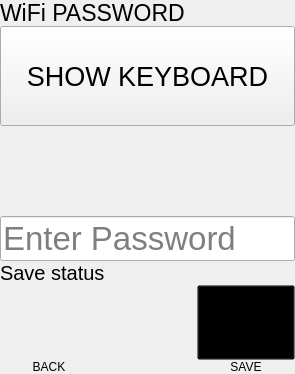
      <widget class="QWidget" name="wifiPasswordPage">
       <layout class="QVBoxLayout" name="verticalLayout_34">
        <property name="spacing">
         <number>0</number>
        </property>
        <property name="leftMargin">
         <number>0</number>
        </property>
        <property name="topMargin">
         <number>0</number>
        </property>
        <property name="rightMargin">
         <number>0</number>
        </property>
        <property name="bottomMargin">
         <number>0</number>
        </property>
        <item>
         <widget class="QLabel" name="label_25">
          <property name="font">
           <font>
            <pointsize>17</pointsize>
           </font>
          </property>
          <property name="text">
           <string>WiFi PASSWORD</string>
          </property>
         </widget>
        </item>
        <item>
         <widget class="QPushButton" name="showKeyboardButton">
          <property name="minimumSize">
           <size>
            <width>0</width>
            <height>100</height>
           </size>
          </property>
          <property name="font">
           <font>
            <pointsize>20</pointsize>
           </font>
          </property>
          <property name="text">
           <string>SHOW KEYBOARD</string>
          </property>
         </widget>
        </item>
        <item>
         <spacer name="verticalSpacer_6">
          <property name="orientation">
           <enum>Qt::Vertical</enum>
          </property>
          <property name="sizeHint" stdset="0">
           <size>
            <width>20</width>
            <height>90</height>
           </size>
          </property>
         </spacer>
        </item>
        <item>
         <widget class="QLineEdit" name="lineEdit">
          <property name="font">
           <font>
            <pointsize>25</pointsize>
           </font>
          </property>
          <property name="placeholderText">
           <string>Enter Password</string>
          </property>
         </widget>
        </item>
        <item>
         <widget class="QLabel" name="label_23">
          <property name="font">
           <font>
            <pointsize>15</pointsize>
           </font>
          </property>
          <property name="text">
           <string>Save status</string>
          </property>
         </widget>
        </item>
        <item>
         <layout class="QHBoxLayout" name="horizontalLayout_15">
          <item>
           <widget class="QWidget" name="exitButton_8" native="true">
            <property name="sizePolicy">
             <sizepolicy hsizetype="Minimum" vsizetype="Minimum">
              <horstretch>0</horstretch>
              <verstretch>0</verstretch>
             </sizepolicy>
            </property>
            <property name="minimumSize">
             <size>
              <width>70</width>
              <height>0</height>
             </size>
            </property>
            <layout class="QVBoxLayout" name="verticalLayout_32">
             <property name="spacing">
              <number>0</number>
             </property>
             <property name="leftMargin">
              <number>0</number>
             </property>
             <property name="topMargin">
              <number>0</number>
             </property>
             <property name="rightMargin">
              <number>0</number>
             </property>
             <property name="bottomMargin">
              <number>0</number>
             </property>
             <item>
              <widget class="QWidget" name="exitButton_9" native="true">
               <property name="sizePolicy">
                <sizepolicy hsizetype="Minimum" vsizetype="Minimum">
                 <horstretch>0</horstretch>
                 <verstretch>0</verstretch>
                </sizepolicy>
               </property>
               <property name="minimumSize">
                <size>
                 <width>80</width>
                 <height>0</height>
                </size>
               </property>
               <layout class="QVBoxLayout" name="verticalLayout_33">
                <property name="spacing">
                 <number>0</number>
                </property>
                <property name="leftMargin">
                 <number>0</number>
                </property>
                <property name="topMargin">
                 <number>0</number>
                </property>
                <property name="rightMargin">
                 <number>0</number>
                </property>
                <property name="bottomMargin">
                 <number>0</number>
                </property>
                <item>
                 <widget class="QPushButton" name="exitWifipassButton">
                  <property name="sizePolicy">
                   <sizepolicy hsizetype="Expanding" vsizetype="Maximum">
                    <horstretch>0</horstretch>
                    <verstretch>0</verstretch>
                   </sizepolicy>
                  </property>
                  <property name="minimumSize">
                   <size>
                    <width>0</width>
                    <height>75</height>
                   </size>
                  </property>
                  <property name="maximumSize">
                   <size>
                    <width>16777215</width>
                    <height>16777215</height>
                   </size>
                  </property>
                  <property name="styleSheet">
                   <string notr="true">background: transparent;</string>
                  </property>
                  <property name="text">
                   <string/>
                  </property>
                  <property name="icon">
                   <iconset resource="resource.qrc">
                    <normaloff>:/image_resources/image_resources/back_icon.png</normaloff>:/image_resources/image_resources/back_icon.png</iconset>
                  </property>
                  <property name="iconSize">
                   <size>
                    <width>32</width>
                    <height>32</height>
                   </size>
                  </property>
                  <property name="default">
                   <bool>false</bool>
                  </property>
                  <property name="flat">
                   <bool>true</bool>
                  </property>
                 </widget>
                </item>
                <item>
                 <widget class="QLabel" name="label_26">
                  <property name="sizePolicy">
                   <sizepolicy hsizetype="Preferred" vsizetype="Minimum">
                    <horstretch>0</horstretch>
                    <verstretch>0</verstretch>
                   </sizepolicy>
                  </property>
                  <property name="text">
                   <string>  BACK  </string>
                  </property>
                  <property name="alignment">
                   <set>Qt::AlignCenter</set>
                  </property>
                 </widget>
                </item>
               </layout>
              </widget>
             </item>
            </layout>
           </widget>
          </item>
          <item>
           <widget class="QWidget" name="selectButton_6" native="true">
            <property name="sizePolicy">
             <sizepolicy hsizetype="Preferred" vsizetype="Minimum">
              <horstretch>0</horstretch>
              <verstretch>0</verstretch>
             </sizepolicy>
            </property>
            <property name="minimumSize">
             <size>
              <width>70</width>
              <height>0</height>
             </size>
            </property>
            <layout class="QVBoxLayout" name="verticalLayout_31">
             <property name="spacing">
              <number>0</number>
             </property>
             <property name="sizeConstraint">
              <enum>QLayout::SetDefaultConstraint</enum>
             </property>
             <property name="leftMargin">
              <number>0</number>
             </property>
             <property name="topMargin">
              <number>0</number>
             </property>
             <property name="rightMargin">
              <number>0</number>
             </property>
             <property name="bottomMargin">
              <number>0</number>
             </property>
             <item>
              <spacer name="horizontalSpacer_3">
               <property name="orientation">
                <enum>Qt::Horizontal</enum>
               </property>
               <property name="sizeHint" stdset="0">
                <size>
                 <width>40</width>
                 <height>20</height>
                </size>
               </property>
              </spacer>
             </item>
            </layout>
           </widget>
          </item>
          <item>
           <widget class="QWidget" name="nextButton_5" native="true">
            <property name="sizePolicy">
             <sizepolicy hsizetype="Expanding" vsizetype="Minimum">
              <horstretch>0</horstretch>
              <verstretch>0</verstretch>
             </sizepolicy>
            </property>
            <property name="minimumSize">
             <size>
              <width>70</width>
              <height>0</height>
             </size>
            </property>
            <layout class="QVBoxLayout" name="verticalLayout_30">
             <property name="spacing">
              <number>0</number>
             </property>
             <property name="leftMargin">
              <number>0</number>
             </property>
             <property name="topMargin">
              <number>0</number>
             </property>
             <property name="rightMargin">
              <number>0</number>
             </property>
             <property name="bottomMargin">
              <number>0</number>
             </property>
             <item>
              <widget class="QPushButton" name="saveWifipassButton">
               <property name="sizePolicy">
                <sizepolicy hsizetype="Preferred" vsizetype="Maximum">
                 <horstretch>0</horstretch>
                 <verstretch>0</verstretch>
                </sizepolicy>
               </property>
               <property name="minimumSize">
                <size>
                 <width>0</width>
                 <height>75</height>
                </size>
               </property>
               <property name="styleSheet">
                <string notr="true">background: transparent;</string>
               </property>
               <property name="text">
                <string/>
               </property>
               <property name="icon">
                <iconset resource="resource.qrc">
                 <normaloff>:/image_resources/image_resources/save-icon.png</normaloff>:/image_resources/image_resources/save-icon.png</iconset>
               </property>
               <property name="iconSize">
                <size>
                 <width>32</width>
                 <height>32</height>
                </size>
               </property>
              </widget>
             </item>
             <item>
              <widget class="QLabel" name="nextLabel_5">
               <property name="sizePolicy">
                <sizepolicy hsizetype="Expanding" vsizetype="Minimum">
                 <horstretch>0</horstretch>
                 <verstretch>0</verstretch>
                </sizepolicy>
               </property>
               <property name="maximumSize">
                <size>
                 <width>16777215</width>
                 <height>16777215</height>
                </size>
               </property>
               <property name="text">
                <string>SAVE</string>
               </property>
               <property name="alignment">
                <set>Qt::AlignCenter</set>
               </property>
               <property name="wordWrap">
                <bool>true</bool>
               </property>
              </widget>
             </item>
            </layout>
           </widget>
          </item>
         </layout>
        </item>
       </layout>
      </widget>
